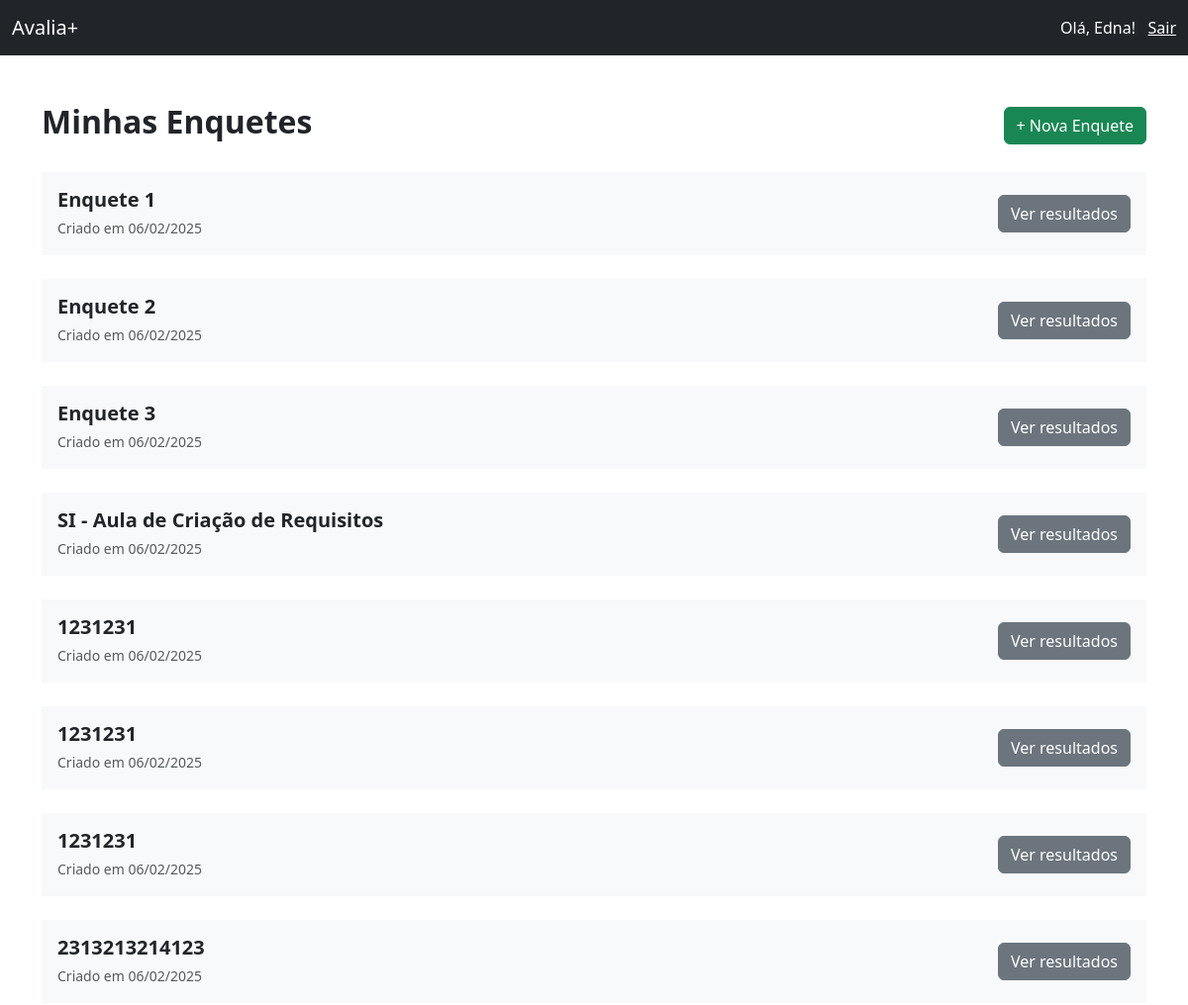
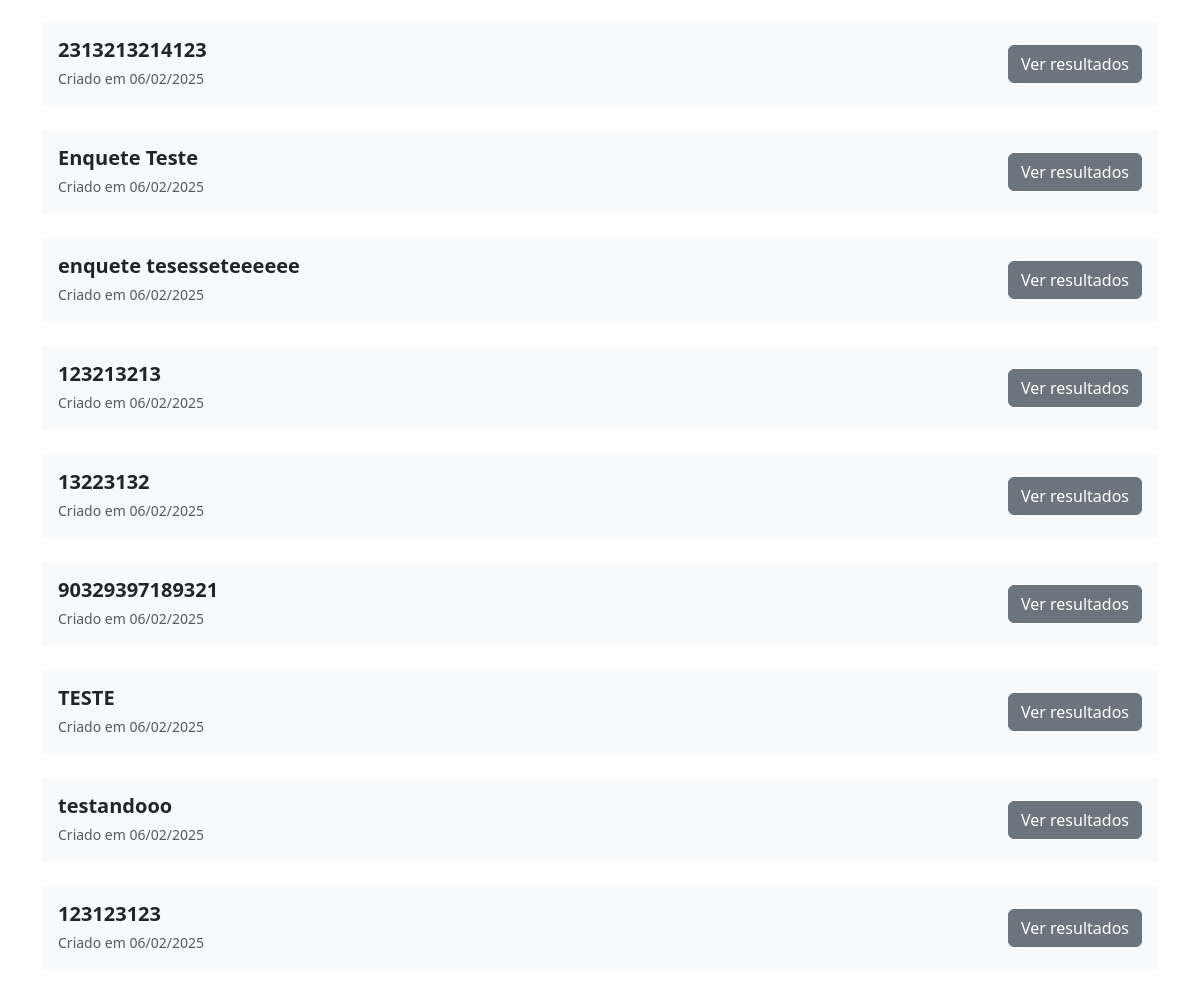
The page /enquetes (signed in) on the database its author committed (2 pictures, top to bottom).
### tables this page shows
CREATE TABLE usuarios (
      id INTEGER PRIMARY KEY AUTOINCREMENT,           -- Chave primária com auto incremento
      nome TEXT NOT NULL,                             -- Coluna 'nome' para armazenar o nome do usuário
      email TEXT NOT NULL UNIQUE,                     -- Coluna 'email', com a restrição UNIQUE para garantir que o email seja único
      senha TEXT NOT NULL,                            -- Coluna 'senha' para armazenar a senha do usuário
      criado_em TIMESTAMP DEFAULT CURRENT_TIMESTAMP   -- Coluna 'criado_em' com timestamp de criação
    );

CREATE TABLE enquetes (
      id INTEGER PRIMARY KEY AUTOINCREMENT,           -- Chave primária com auto incremento
      titulo TEXT NOT NULL,                           -- Coluna 'titulo' para armazenar o título da enquete
      perguntas TEXT,                                 -- Coluna 'perguntas' para armazenar os IDs das perguntas como string
      criado_em TIMESTAMP DEFAULT CURRENT_TIMESTAMP   -- Coluna 'criado_em' com timestamp de criação
    );

### routes.py (the view, shortened to what this page needs)
@login_required
def enquetes():
  if request.method == 'GET':
    enquetes = db.recuperar_enquetes()
    return render_template('enquetes.html', enquetes=enquetes)

### app.py (called while the page is built)
@login_manager.user_loader
def load_user(user_id):
  return db.recuperar_usuario(user_id)

@app.before_request
def inicializa_banco():
  db.inicializa_o_banco()

### database.py (called while the page is built)
  def _connect(self):
    return sqlite3.connect(self.db_name)

  def recuperar_usuario(self, id):
    conn = self._connect()
    cursor = conn.cursor()
    cursor.execute('SELECT id, email, nome FROM usuarios WHERE id = ?', (id,))
    usuario = cursor.fetchone()
    conn.close()
    if usuario:
      return User(usuario[0], usuario[1], usuario[2])
    else:
      return None

  def recuperar_enquetes(self):
    try:
      conn = self._connect()
      cursor = conn.cursor()
      cursor.execute('SELECT * FROM enquetes')
      enquetes = cursor.fetchall()
      enquetes = [{'id': enquete[0],
                  'titulo': enquete[1],
                  'perguntas': enquete[2],
                  'criado_em': datetime.strptime(enquete[3], '%Y-%m-%d %H:%M:%S').strftime('%d/%m/%Y')}
                  for enquete in enquetes]
      conn.close()
      return enquetes
    except Exception as e:
      flash('Erro ao buscar enquetes: ' + str(e))
      return []

### templates/enquetes.html (shortened to what this page needs)
{% extends "index.html" %}
{% block content %}
  <div class="container py-5">
    <div class="d-flex w-100 justify-content-between align-items-center">
      <h2><strong>Minhas Enquetes</strong></h2>
      <a href="{{ url_for('nova_enquete') }}" class="btn btn-success">+ Nova Enquete</a>
    </div>
    <div class="mt-4">
      {% for enquete in enquetes %}
        <div class="bg-light p-3 d-flex justify-content-between align-items-center mt-4">
          <div>
            <h5 class="mb-0"><strong>{{ enquete.titulo }}</strong></h5>
            <div class="text-muted pt-1">
              <small>Criado em {{ enquete.criado_em }}</small>
            </div>
          </div>
          <a href="#" class="btn btn-secondary">Ver resultados</a>
        </div>
      {% endfor %}
    </div>
  </div>
{% endblock %}

### templates/index.html (shortened to what this page needs)
<!doctype html>
<html lang="en">
  <head>
    {% block head %}
      {% block styles %}
        <link rel="stylesheet" type="text/css" href="{{url_for('static', filename='css/bootstrap.min.css')}}">
        <link rel="stylesheet" type="text/css" href="{{url_for('static', filename='css/styles.css')}}">
      {% endblock %}
    {% endblock %}
  </head>
  <body>
    {% if current_user.is_authenticated %}
      <nav class="navbar sticky-top bg-dark ">
        <div class="container-fluid">
          <a class="navbar-brand text-white" href="#">Avalia+</a>
          <span class="navbar-text text-white">
            Olá, {{ current_user.nome }}! &nbsp;
            <a href="{{url_for('logout')}}" class="text-white">Sair</a>
          </span>
        </div>
      </nav>
    {% endif %}
    {% block content %}{% endblock %}
  </body>
</html>

### static/css/styles.css (style rules this page uses)
body, html { width: 100%; height: 100%; }

### rows shown on the page
usuarios: nome "Edna"
enquetes: titulo "Enquete 1", criado_em "06/02/2025"
enquetes: titulo "Enquete 2", criado_em "06/02/2025"
enquetes: titulo "Enquete 3", criado_em "06/02/2025"
enquetes: titulo "SI - Aula de Criação de Requisitos", criado_em "06/02/2025"
enquetes: titulo "1231231", criado_em "06/02/2025"
enquetes: titulo "1231231", criado_em "06/02/2025"
enquetes: titulo "1231231", criado_em "06/02/2025"
enquetes: titulo "2313213214123", criado_em "06/02/2025"
enquetes: titulo "2313213214123", criado_em "06/02/2025"
enquetes: titulo "Enquete Teste", criado_em "06/02/2025"
enquetes: titulo "enquete tesesseteeeeee", criado_em "06/02/2025"
enquetes: titulo "123213213", criado_em "06/02/2025"
enquetes: titulo "13223132", criado_em "06/02/2025"
enquetes: titulo "90329397189321", criado_em "06/02/2025"
enquetes: titulo "TESTE", criado_em "06/02/2025"
enquetes: titulo "testandooo", criado_em "06/02/2025"
enquetes: titulo "123123123", criado_em "06/02/2025"
